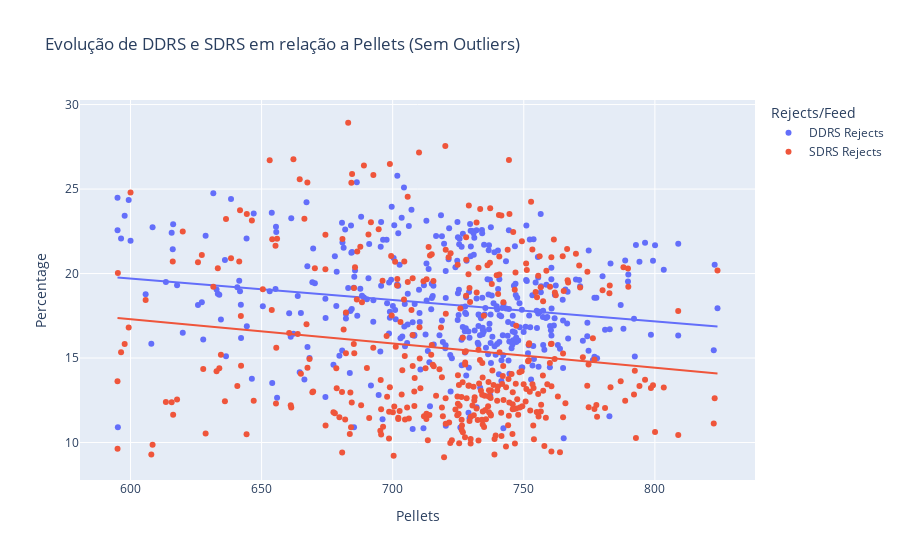

This figure's notebook cell:
### Code cell
import plotly.express as px
import pandas as pd
import numpy as np

# Função para remover outliers usando o método IQR
def remove_outliers(data, column):
    Q1 = data[column].quantile(0.25)
    Q3 = data[column].quantile(0.75)
    IQR = Q3 - Q1
    lower_bound = Q1 - 1.5 * IQR
    upper_bound = Q3 + 1.5 * IQR
    return data[(data[column] >= lower_bound) & (data[column] <= upper_bound)]

# Remover outliers das colunas relevantes
dados_filtered = remove_outliers(dados, 'Product Pellets')
dados_filtered = remove_outliers(dados_filtered, 'DDRS Rejects/Feed')
dados_filtered = remove_outliers(dados_filtered, 'SDRS Rejects/Feed')

# Extraindo as colunas relevantes do DataFrame filtrado
dates = dados_filtered['Date']
pellets = dados_filtered['Product Pellets']
ddrs_rejects = dados_filtered['DDRS Rejects/Feed']
sdrs_rejects = dados_filtered['SDRS Rejects/Feed']

# Criando DataFrame para Plotly
df_plotly = pd.DataFrame({'Date': dates, 'Pellets': pellets, 'DDRS Rejects': ddrs_rejects * 100, 'SDRS Rejects': sdrs_rejects * 100})

# Criando gráfico interativo com Plotly Express
fig = px.scatter(df_plotly, x='Pellets', y=['DDRS Rejects', 'SDRS Rejects'],
                 labels={'variable': 'Rejects/Feed', 'value': 'Percentage'},
                 title='Evolução de DDRS e SDRS em relação a Pellets (Sem Outliers)',
                 hover_data=['Date'], trendline='ols')

# Exibindo o gráfico interativo
fig.show()

### Figure 1 — Plotly figure (JSON) as saved in the notebook; plotly's stock layout.template omitted (floating-point values rounded to 4 significant figures; data arrays with more than 128 entries replaced by an {"elided": "..."} marker saying what was removed)
{"data": [{"customdata": {"elided": "400x1 str values"}, "hovertemplate": "Rejects/Feed=DDRS Rejects<br>Pellets=%{x}<br>Percentage=%{y}<br>Date=%{customdata[0]}<extra></extra>", "legendgroup": "DDRS Rejects", "marker": {"color": "#636efa", "symbol": "circle"}, "mode": "markers", "name": "DDRS Rejects", "orientation": "v", "showlegend": true, "type": "scatter", "x": {"elided": "400 float values"}, "xaxis": "x", "y": {"elided": "400 float values"}, "yaxis": "y"}, {"hovertemplate": "<b>OLS trendline</b><br>value = -0.0126987 * Pellets + 27.3233<br>R<sup>2</sup>=0.035353<br><br>Rejects/Feed=DDRS Rejects<br>Pellets=%{x}<br>Percentage=%{y} <b>(trend)</b><extra></extra>", "legendgroup": "DDRS Rejects", "marker": {"color": "#636efa", "symbol": "circle"}, "mode": "lines", "name": "DDRS Rejects", "showlegend": false, "type": "scatter", "x": {"elided": "400 float values"}, "xaxis": "x", "y": {"elided": "400 float values"}, "yaxis": "y"}, {"customdata": {"elided": "400x1 str values"}, "hovertemplate": "Rejects/Feed=SDRS Rejects<br>Pellets=%{x}<br>Percentage=%{y}<br>Date=%{customdata[0]}<extra></extra>", "legendgroup": "SDRS Rejects", "marker": {"color": "#EF553B", "symbol": "circle"}, "mode": "markers", "name": "SDRS Rejects", "orientation": "v", "showlegend": true, "type": "scatter", "x": {"elided": "400 float values"}, "xaxis": "x", "y": {"elided": "400 float values"}, "yaxis": "y"}, {"hovertemplate": "<b>OLS trendline</b><br>value = -0.0143362 * Pellets + 25.8959<br>R<sup>2</sup>=0.021135<br><br>Rejects/Feed=SDRS Rejects<br>Pellets=%{x}<br>Percentage=%{y} <b>(trend)</b><extra></extra>", "legendgroup": "SDRS Rejects", "marker": {"color": "#EF553B", "symbol": "circle"}, "mode": "lines", "name": "SDRS Rejects", "showlegend": false, "type": "scatter", "x": {"elided": "400 float values"}, "xaxis": "x", "y": {"elided": "400 float values"}, "yaxis": "y"}], "layout": {"legend": {"title": {"text": "Rejects/Feed"}, "tracegroupgap": 0}, "title": {"text": "Evolução de DDRS e SDRS em relação a Pellets (Sem Outliers)"}, "xaxis": {"anchor": "y", "domain": [0, 1], "title": {"text": "Pellets"}}, "yaxis": {"anchor": "x", "domain": [0, 1], "title": {"text": "Percentage"}}}}
